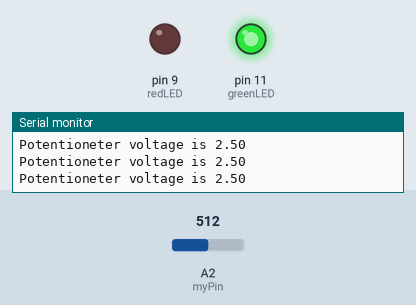
Simulated run of this sketch. Board: Arduino Uno, built with avr-gcc and run on an emulated ATmega328P. Parts: output pins drawn as LEDs (lit = HIGH), the last lines printed to the serial monitor. The inputs (shaded band) are chosen by the test bench; at power-on: A2 (myPin) = 512.

Above: at 1.2 s.
1.3 s: A2 (myPin) set to 601
2.8 s: A2 (myPin) set to 629
At 4.2 s:
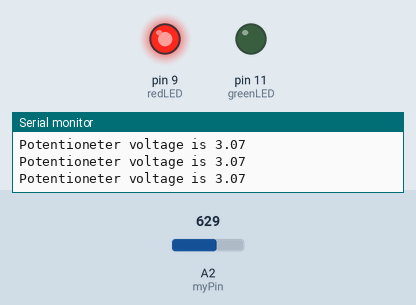
4.5 s: A2 (myPin) set to 511
At 5.5 s:
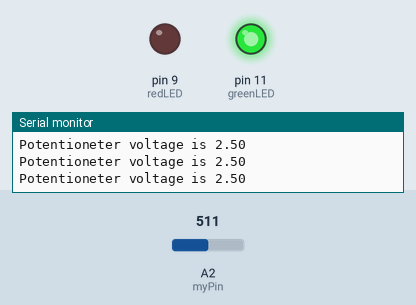
6.0 s: A2 (myPin) set to 716
At 6.8 s:
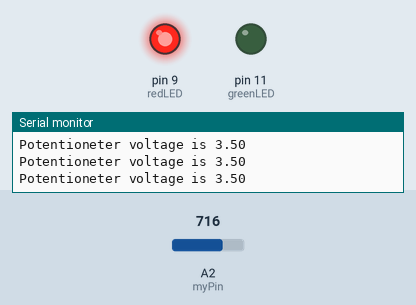
Timing chart, 0 to 8.5 s (numbered marks = the images above; inputs shaded):
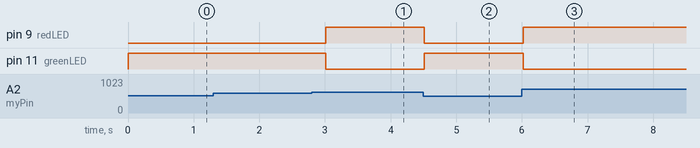

Measured:
- the behaviour switches between 613 and 614 on A2 (myPin) (found by bisection; images 0 and 1)
- after the input at 2.8 s, pin 9 (redLED): LOW → HIGH after 0.21 s; pin 11 (greenLED): HIGH → LOW after 0.21 s
- after the input at 4.5 s, pin 9 (redLED): HIGH → LOW at once; pin 11 (greenLED): LOW → HIGH at once
- after the input at 6.0 s, pin 9 (redLED): LOW → HIGH at once; pin 11 (greenLED): HIGH → LOW at once

The sketch:

ArduinoIFstattements_uno.ino
```cpp
int myPin=A2;
int readVal;
float V2;
int dt=250;
int redLED=9;
int greenLED=11;

void setup() {
  // put your setup code here, to run once:
Serial.begin(9600);
pinMode(myPin, INPUT);
pinMode(redLED, OUTPUT);
pinMode(greenLED, OUTPUT);
}

void loop() {
  // put your main code here, to run repeatedly:
readVal=analogRead(myPin);
V2=(5./1023.)*readVal;
Serial.print("Potentioneter voltage is ");
Serial.println(V2);
if (V2<3){
  digitalWrite(redLED, LOW);
  digitalWrite(greenLED, HIGH);
}
if (V2>3){
  digitalWrite(redLED, HIGH);
  digitalWrite(greenLED, LOW);
}
delay(dt);
}
```
